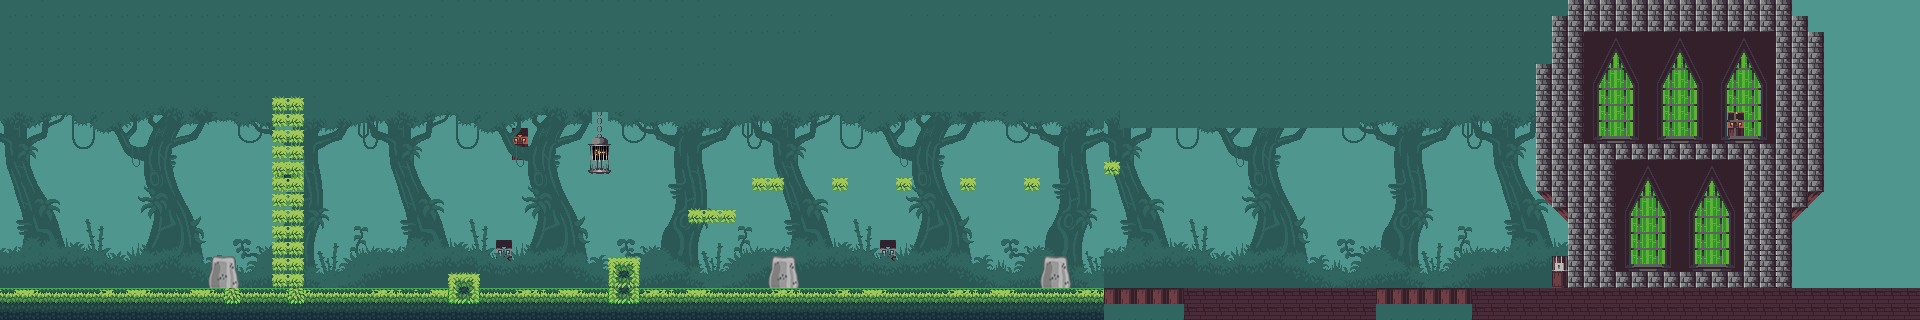

This game map was drawn from its Tiled (.tmx) file and the tilesets committed beside it. A one-line description and the trimmed map source follow:
An orthogonal 120x20 tile map with 16x16 px tiles, 3 tile layers (background, capa 1, walls), 8 tilesets.

<map version="1.9" tiledversion="1.9.2" orientation="orthogonal" renderorder="right-down" width="120" height="20" tilewidth="16" tileheight="16" infinite="0" nextlayerid="9" nextobjectid="1">
 <tileset firstgid="1" name="tileSet-hd" tilewidth="16" tileheight="16" tilecount="256" columns="16">
  <image source="tileSet.png" trans="fe80fe" width="256" height="256" />
 </tileset>
 <tileset firstgid="257" source="Jungle.tsx" />
 <tileset firstgid="1361" source="plx-1.tsx" />
 <tileset firstgid="1673" source="plx-5.tsx" />
 <tileset firstgid="1985" source="plx-3.tsx" />
 <tileset firstgid="2297" source="plx-4.tsx" />
 <tileset firstgid="2609" source="plx-2.tsx" />
 <tileset firstgid="2921" source="Assets.tsx" />
 <layer id="1" name="background" width="120" height="20">
  <data>[2400 cells, 2385 non-empty, 60 distinct tile ids]</data>
 </layer>
 <layer id="4" name="capa 1" width="120" height="20">
  <data>[2400 cells, 1784 non-empty, 293 distinct tile ids]</data>
 </layer>
 <layer id="2" name="walls" width="120" height="20">
  <data>[2400 cells, 635 non-empty, 63 distinct tile ids]</data>
 </layer>
</map>
